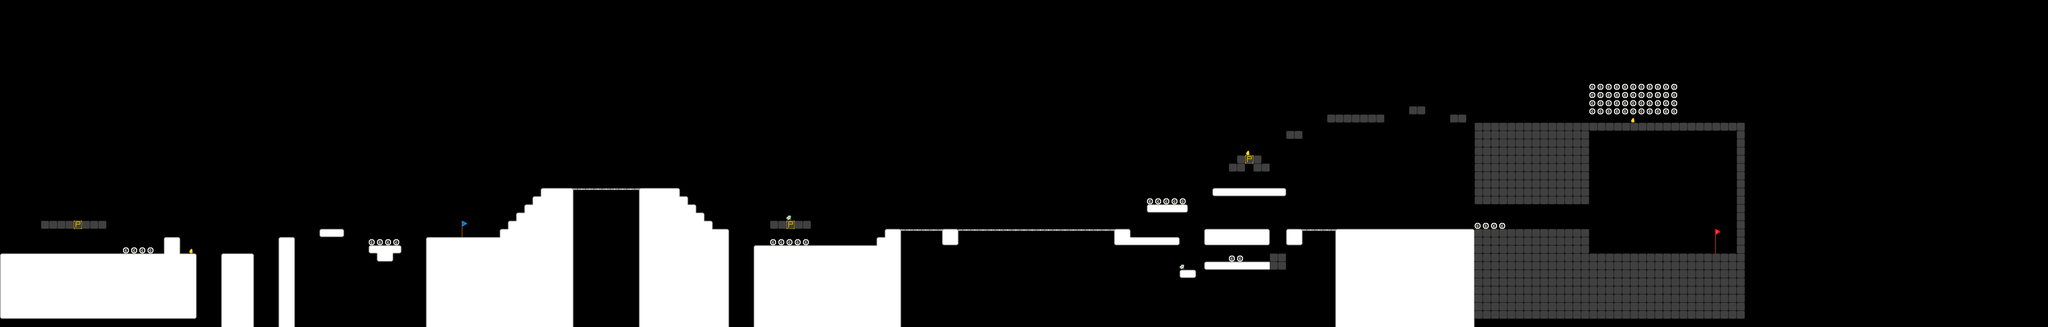

Rendered tile map (Tiled .tmx) drawn with the repository's tilesets; below, a short description and the map source with its tile grids summarised:
An orthogonal 250x40 tile map with 32x32 px tiles, 1 tile layer (Tile Layer 1).

<map version="1.0" orientation="orthogonal" renderorder="right-down" width="250" height="40" tilewidth="32" tileheight="32" nextobjectid="1">
 <tileset firstgid="1" name="Level 1 Terrain" tilewidth="32" tileheight="32" tilecount="31">
  <tile id="0">
   <image width="32" height="32" source="../Images/Levels/1/block.png" />
  </tile>
  <tile id="1">
   <image width="32" height="32" source="../Images/Levels/1/bottomedgeblock.png" />
  </tile>
  <tile id="2">
   <image width="32" height="32" source="../Images/Levels/1/leftbotcornerblock.png" />
  </tile>
  <tile id="3">
   <image width="32" height="32" source="../Images/Levels/1/leftedgeblock.png" />
  </tile>
  <tile id="4">
   <image width="32" height="32" source="../Images/Levels/1/lefttopcornerblock.png" />
  </tile>
  <tile id="5">
   <image width="32" height="32" source="../Images/Levels/1/metalblock.png" />
  </tile>
  <tile id="6">
   <image width="32" height="32" source="../Images/Levels/1/middleblock.png" />
  </tile>
  <tile id="7">
   <image width="32" height="32" source="../Images/Levels/1/rightbotcornerblock.png" />
  </tile>
  <tile id="8">
   <image width="32" height="32" source="../Images/Levels/1/rightedgeblock.png" />
  </tile>
  <tile id="9">
   <image width="32" height="32" source="../Images/Levels/1/righttopcornerblock.png" />
  </tile>
  <tile id="10">
   <image width="32" height="32" source="../Images/Levels/1/topedgeblock.png" />
  </tile>
  <tile id="11">
   <image width="32" height="32" source="../Images/powerblock.png" />
  </tile>
  <tile id="12">
   <image width="32" height="32" source="../Images/Common/checkflag.png" />
  </tile>
  <tile id="13">
   <image width="32" height="32" source="../Images/Common/checkpole.png" />
  </tile>
  <tile id="14">
   <image width="32" height="32" source="../Images/Common/finishflag.png" />
  </tile>
  <tile id="15">
   <image width="24" height="24" source="../Images/Collectibles/Coin.png" />
  </tile>
  <tile id="16">
   <image width="20" height="20" source="../Images/Collectibles/bw_fireball.png" />
  </tile>
  <tile id="17">
   <image width="20" height="20" source="../Images/Collectibles/fireball.png" />
  </tile>
  <tile id="18">
   <image width="20" height="20" source="../Images/Collectibles/jump.png" />
  </tile>
  <tile id="19">
   <image width="32" height="32" source="../Images/Levels/1/innerblocktopleft.png" />
  </tile>
  <tile id="20">
   <image width="32" height="32" source="../Images/Levels/1/innerblocktopleft.png" />
  </tile>
  <tile id="21">
   <image width="32" height="32" source="../Images/Levels/1/innerblocktopright.png" />
  </tile>
  <tile id="22">
   <image width="32" height="32" source="../Images/Levels/1/innerblockbotleft.png" />
  </tile>
  <tile id="23">
   <image width="32" height="32" source="../Images/Levels/1/innerblockbotright.png" />
  </tile>
  <tile id="24">
   <image width="32" height="32" source="../Images/Levels/1/leftblock.png" />
  </tile>
  <tile id="25">
   <image width="32" height="32" source="../Images/Levels/1/rightblock.png" />
  </tile>
  <tile id="26">
   <image width="32" height="32" source="../Images/Levels/1/doubleedgeblock.png" />
  </tile>
  <tile id="27">
   <image width="32" height="32" source="../Images/Levels/1/bridge.png" />
  </tile>
  <tile id="28">
   <image width="32" height="32" source="../Images/Levels/1/rightbridgeconnect.png" />
  </tile>
  <tile id="29">
   <image width="32" height="32" source="../Images/Levels/1/leftbridgeconnect.png" />
  </tile>
  <tile id="30">
   <image width="32" height="32" source="../Images/Levels/1/rightblock.png" />
  </tile>
 </tileset>
 <layer name="Tile Layer 1" width="250" height="40">
  <data>[10000 cells, 1745 non-empty, 25 distinct tile ids]</data>
 </layer>
</map>
